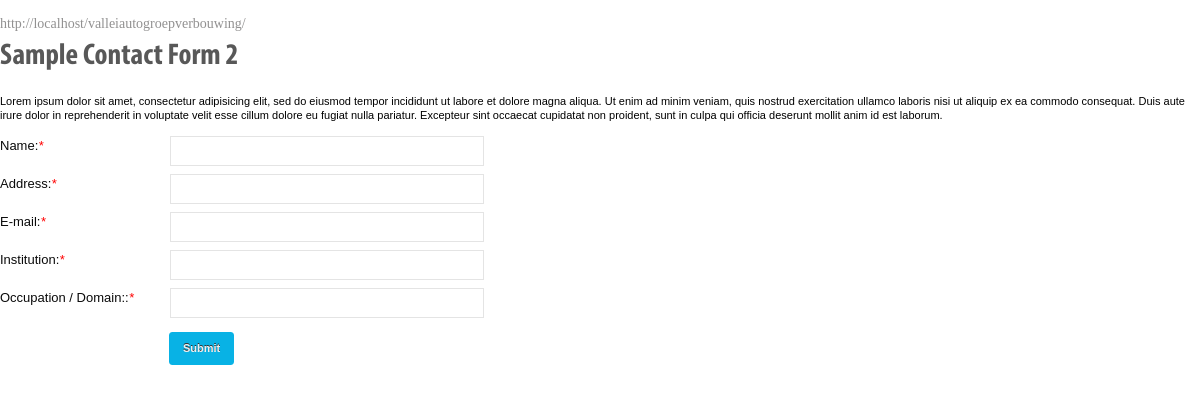
The app's page /form_middle.php?url=sample with its own data.
### tables this page shows
CREATE TABLE IF NOT EXISTS `forms` (
  `form_id` int(11) NOT NULL AUTO_INCREMENT,
  `name` varchar(250) NOT NULL,
  `url` varchar(250) NOT NULL,
  `description` text NOT NULL,
  `show_in_sidebar` int(11) NOT NULL DEFAULT '0',
  `sidebar_size` int(11) NOT NULL DEFAULT '0',
  `email_this` int(11) NOT NULL,
  `mail_to` varchar(250) NOT NULL,
  `thankyou_url` varchar(255) NOT NULL,
  `thankyou_message` varchar(255) NOT NULL,
  `status` int(11) NOT NULL,
  PRIMARY KEY (`form_id`)
);

CREATE TABLE IF NOT EXISTS `form_fields` (
  `field_id` int(11) NOT NULL AUTO_INCREMENT,
  `form_id` int(11) NOT NULL,
  `fieldset_id` int(11) NOT NULL,
  `position` int(11) NOT NULL,
  `type` varchar(250) NOT NULL,
  `label` varchar(250) NOT NULL,
  `name` varchar(250) NOT NULL,
  `required` int(11) NOT NULL DEFAULT '0',
  `email_validation` int(11) NOT NULL DEFAULT '0',
  `status` int(11) NOT NULL,
  PRIMARY KEY (`field_id`)
);

### form_middle.php (the view, shortened to what this page needs)
<!DOCTYPE html PUBLIC "-//W3C//DTD XHTML 1.0 Transitional//EN" "http://www.w3.org/TR/xhtml1/DTD/xhtml1-transitional.dtd">
<html xmlns="http://www.w3.org/1999/xhtml">
<head>
    <link rel="stylesheet" type="text/css" href="css/style.css"/>
<body>
	<ul class="product_list" id="theContent" style="padding:0px;">
	<?php
			$sqlForm = "SELECT * FROM forms WHERE url='".$_REQUEST['url']."'";
			$resultForm = mysql_query($sqlForm) or die(mysql_error());
			$rowForm = mysql_fetch_array($resultForm);
			$formTitle =  $rowForm['name'];
			$formDescription = $rowForm['description'];
			$formId = $rowForm['form_id'];
	?>
	<form method="post" action="" onsubmit="return testform();">
		<div>
		   <div class="formDescription">
				<h2><?php echo $formTitle; ?></h2>
				<p><?php echo $formDescription; ?></p>
		   </div>
		   <?php
			$sqlFieldsets = "SELECT * FROM form_fieldsets WHERE form_id='".$formId."' AND status='1' order by position";
			$resultFieldsets = mysql_query($sqlFieldsets) or die(mysql_error());
			 while($rowFieldsets = mysql_fetch_array($resultFieldsets))
			 {
		   ?>
				<fieldset class="fieldset">
					<ul class="form-list">
						<li class="fields">
		   <?php
			$sqlFields = "SELECT * FROM form_fields WHERE form_id='".$formId."' AND fieldset_id='".$rowFieldsets['fieldset_id']."' AND status='1' order by position";
			$resultFields = mysql_query($sqlFields) or die(mysql_error());
			 while($rowFields = mysql_fetch_array($resultFields))
			 {
		   ?>
							<div class="field">
								<label for="<?php echo $rowFields['type']."-".$rowFields['field_id']; ?>" title="<?php echo $rowFields['label'] ?>"><?php echo $rowFields['label'] ?>:<?php if($rowFields['required']=='1'){?><em>*</em><?php } ?></label>
								<div class="input-box <?php if($rowFields['type']=='checkbox' || $rowFields['type']=='radio'){?>check<?php } ?>">
									<?php echo drawField($rowFields); ?>
								</div>
							</div>
	   <?php } ?>
						</li>
					</ul>
				</fieldset>
		   <?php
			 }
		  ?>
			<div class="log-btn-con">
				<input type="submit" value="Submit" name="submit" style="margin-left:169px; cursor:pointer;">
			</div>
		</div>
	   </form>
	</ul>
</body>
</html>
<?php
	function drawField($rowFields)
	{
		$validationClass="";
		if($rowFields['required'] == '1')
			$validationClass="required";
		if($rowFields['email_validation'] == '1')
			$validationClass="requiredemail";
		$inputString='';
		switch($rowFields['type'])
		{
			case 'text':
					$inputString='<input type="text" name="'.$rowFields['name'].'" class="'.$validationClass.'" id="text-'.$rowFields['field_id'].'" />';
					break;
		}
		return $inputString;
	}
?>

### css/style.css (style rules this page uses)
body { font-family: 'Droid Sans'; color: #929191; font-size:14px; margin:0px; }
ul { list-style:none; }
p, h1, form, button { border:0; margin:0; padding:0; }
.fieldset { border-radius: 12px 12px 12px 12px !important; }
.fieldset { background: none repeat scroll 0 0 #FBFAF6 !important; border: 1px solid #BBAFA0 !important; margin: 15px 0 !important; padding: 22px 25px 12px 33px !important; }
.form-list li { margin:0px 0 8px !important; width:350px !important; }
.form-list li .field { height: auto !important; width: 200px !important; margin-bottom:15px !important; }
.form-list .field { float: left !important; width: 275px !important; }
.form-list em { color:red; }
.form-list .field label { color: #0b0b0b; font: 13px/19px Tahoma,Geneva,sans-serif; padding:0 20px 0 0; float:left; min-width:100px; }
.form-list .field .input-box { color:#494A4B; font: 12px/19px Tahoma,Geneva,sans-serif; padding:0; float:left; width:auto; height:auto; }
.form-list .field .input-box input[type="text"] { width:200px; height:13px; padding:5px; }
.log-btn-con { width:107px; height:42px; float:left; margin:10px 0 0 0; }
.log-btn-con input[type="submit"] { background: #08B2E5; background: -moz-linear-gradient(top, #08B2E5 0%, #08B2E5 100%); background: -webkit-gradient(linear, left top, left bottom, color-stop(0%,#08B2E5), color-stop(100%,#08B2E5)); background: -webkit-linear-gradient(top, #08B2E5 0%,#08B2E5 100%); background: -o-linear-gradient(top, #08B2E5 0%,#08B2E5 100%); background: -ms-linear-gradient(top, #08B2E5 0%,#08B2E5 100%); background: linear-gradient(top, #08B2E5 0%,#08B2E5 100%); filter: progid:DXImageTransform.Microsoft.gradient( startColorstr='#08B2E5', endColorstr='#08B2E5',GradientType=0 ); text-shadow: 0 -1px 0 #333 !important; -webkit-box-shadow: inset 0 1px 0 #08B2E5; -moz-box-shadow: inset 0 1px 0 #08B2E5; box-shadow: inset 0 1px 0 #08B2E5; color: #eee; border: 1px solid #08B2E5; font-size: 11px; padding: 10px 13px; margin: 0px; cursor: pointer; -moz-border-radius: 3px; -webkit-border-radius: 3px; border-radius: 3px; font:bold 11px/1em Arial,sans-serif !important; height:auto; width:auto; }
label { color: #AAAAAA; display: block; font-size: 11px; margin-bottom: 4px; }
input, textarea, select { color: #565A60; }
input, textarea, select { font: 11px Arial,Helvetica,sans-serif; outline: medium none; vertical-align: middle; }

### form_middle.php (style rules this page uses)
body { background-image:none !important; }
#theContent { margin:0; }
#theContent { color: #585858; font: 12px/18px Arial,Helvetica,sans-serif !important; margin: 0; padding: 0 0 10px; }
.fieldset { background:none !important; border:none !important; padding:0 !important; margin:0 !important; }
.form-list { float:left; padding:0; }
.form-list li { margin: 0 0 8px !important; width: 500px !important; }
.form-list li.fields .field { width:100% !important; margin:4px 0 !important; }
.form-list li.fields .field label { width:150px; float:left; }
.form-list li.fields .field .input-box { width:330px; float:left; }
.form-list li.fields .field input[type="text"] { width:95%; height:30px; border:1px solid #e4e4e4; padding:3px; font:12px Arial, Helvetica, sans-serif; color:#585858; background:#fff; box-shadow:none; margin:0 !important; }
.formDescription h2 { color: #585858; font: 30px 'MyriadPro-BoldCond'; margin: 0; padding: 6px 0 5px 0; }
.formDescription p { margin:0 0 10px 0; }

### records on screen
forms: name "Sample Contact Form 2", description "Lorem ipsum dolor sit amet, consectetur adipisicing elit, sed do eiusmod tempor incididunt ut labore et dolore magna aliqua. Ut enim ad minim veniam, quis nostrud exercitation ullamco laboris nisi ut aliquip ex ea commodo consequat. Duis aute irure dolor in reprehenderit in voluptate velit esse cillum dolore eu fugiat nulla pariatur. Excepteur sint occaecat cupidatat non proident, sunt in culpa qui officia deserunt mollit anim id est laborum."
form_fields: label "Name"
form_fields: label "Address"
form_fields: label "E-mail"
form_fields: label "Institution"
form_fields: label "Occupation / Domain:"

### other values on screen
$Site_Url = 'http://localhost/valleiautogroepverbouwing/' "http://localhost/valleiautogroepverbouwing/"
